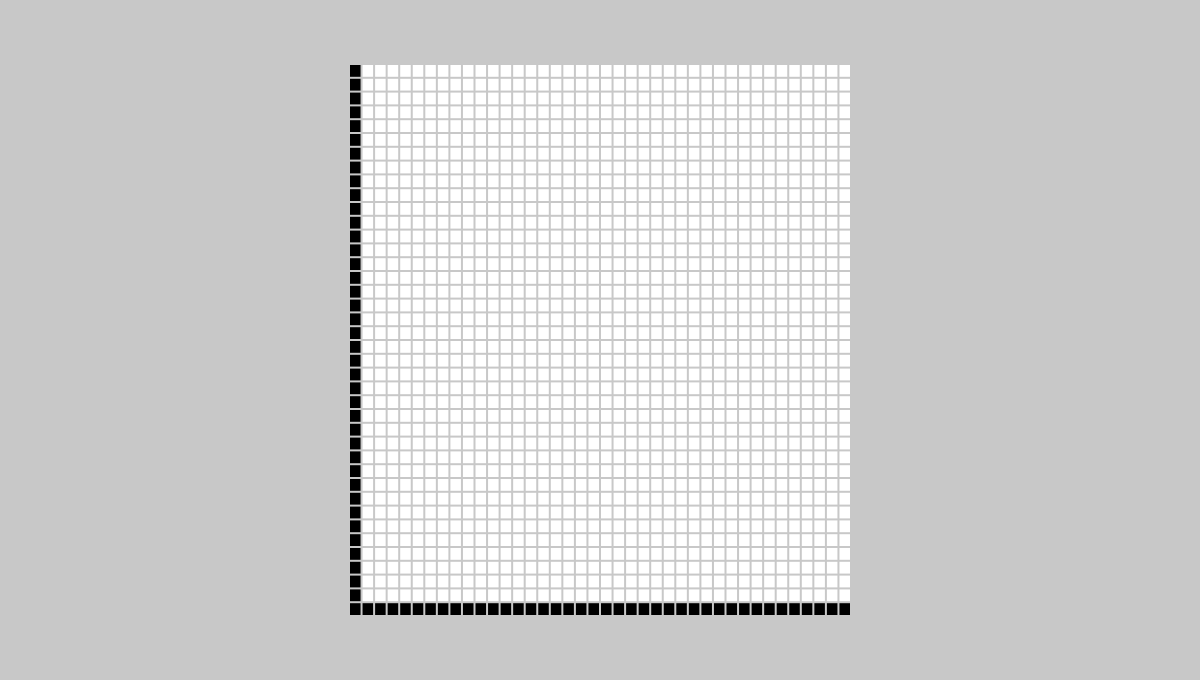
Frame 1 (no input)
Frame 60 (no input): identical to frame 1, image omitted
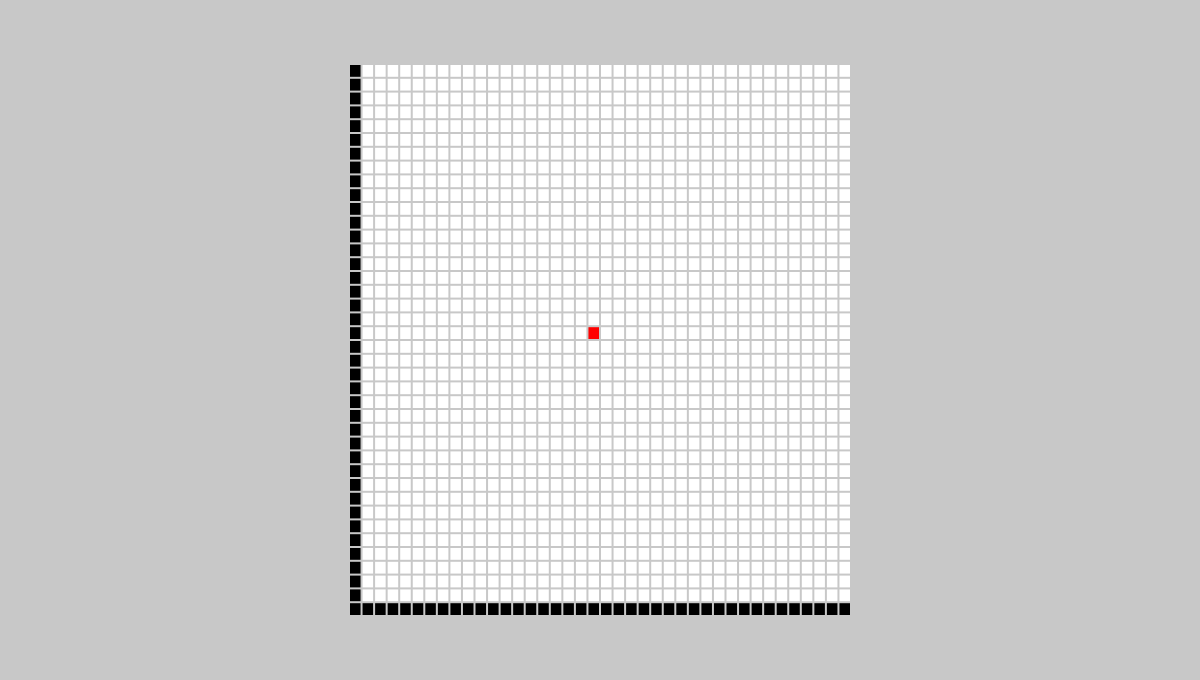
Frame 120 (the mouse pressed at the canvas centre since frame 60)

The p5.js sketch that drew these frames (run headless with seeded random() and noise() and a simulated clock; from frame 60 on, the mouse is pressed at the canvas centre):

// p5.js sketch
// ── sketch.js
let cx, cy;
let sx;
let sy;
let sw;
let sh;
let dx;
let dy;

let sbx;
let sby;
let sbw;
let sbh;

let grid;
let n;

function setup()
{
  createCanvas(1200, 680);

  cx = width / 2;
  cy = height / 2;
  sx = -250;
  sy = -275;
  dx = 2;
  dy = 2;
  sbx = 400;
  sby = -25;
  sbw = 50;
  sbh = 50;
  n = 40;
  grid = new Array(n).fill(0).map(() => new Array(n).fill(0));
  dpath = false;
  setDimensions(n);
  findPath();
}

function draw()
{
  background(200);
  translate(cx, cy);
  drawGrid();
}

function setDimensions(val)
{
  let tw = -2 * sx;
  let th = -2 * sy;
  tw -= (val - 1) * dx;
  th -= (val - 1) * dy;
  sw = tw / val;
  sh = th / val;
}

function drawGrid()
{
  stroke(0);
  strokeWeight(0);
  for(let row = 0;row < n;row ++)
  {
    for(let col = 0;col < n;col ++)
    {
      if(grid[row][col] == 0)
        fill(255);
      else if(grid[row][col] == 1)
        fill(0);
      else if(grid[row][col] == 2)
        fill(255, 0, 0);
      rect(sx + col * (sw + dx), sy + row * (sh + dy), sw, sh);
    }
  }
}

function findPath()
{
  let stk = [];
  let visit = new Array(n).fill(0).map(() => new Array(n).fill(0));
  for(let row = 0;row < n;row ++)
  {
    for(let col = 0;col < n;col ++)
    {
      visit[row][col] = grid[row][col];
    }
  }
  stk.push([0, 0]);
  visit[0][0] = [0, 0];
  let found = false;
  while(stk.length > 0)
  {
    let cur = stk.splice(0, 1)[0];
    let row = cur[0];
    let col = cur[1];
    if(row == n - 1 && col == n - 1)
    {
      found = true;
      break;
    }
    if(row < n - 1 && visit[row + 1][col] == 0)
    {
      stk.push([row + 1, col]);
      visit[row + 1][col] = cur;
    }
    if(col < n - 1 && visit[row][col + 1] == 0)
    {
      stk.push([row, col + 1]);
      visit[row][col + 1] = cur;
    }
    if(col > 0 && visit[row][col - 1] == 0)
    {
      stk.push([row, col - 1]);
      visit[row][col - 1] = cur;
    }
    if(row > 0 && visit[row - 1][col] == 0)
    {
      stk.push([row - 1, col]);
      visit[row - 1][col] = cur;
    }
  }
  if(found)
  {
    let temp = visit[n - 1][n - 1];
    while(!(temp[0] == 0 && temp[1] == 0))
    {
      grid[temp[0]][temp[1]] = 1;
      temp = visit[temp[0]][temp[1]];
    }
    grid[0][0] = 1;
    grid[n - 1][n - 1] = 1;
  }
}

function mousePressed()
{
  mouseOn();
}

function mouseDragged()
{
  mouseOn();
}

function mouseOn()
{
  mouseX -= cx;
  mouseY -= cy;
  if(mouseX > sx && mouseY > sy && mouseX < -sx && mouseY < -sy)
  {
    let col = int((mouseX - sx) / (sw + dx));
    let row = int((mouseY - sy) / (sh + dy));
    if(mouseButton == RIGHT)
      grid[row][col] = 0;
    else if(mouseButton == LEFT)
      grid[row][col] = 2;
    for(let row = 0;row < n;row ++)
    {
      for(let col = 0;col < n;col ++)
      {
        if(grid[row][col] == 1)
          grid[row][col] = 0;
      }
    }
    findPath();
  }
}
